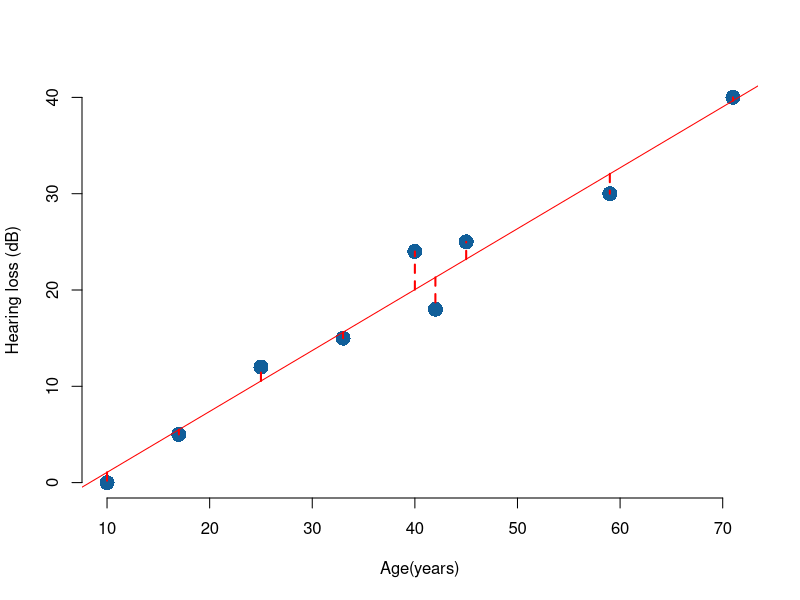
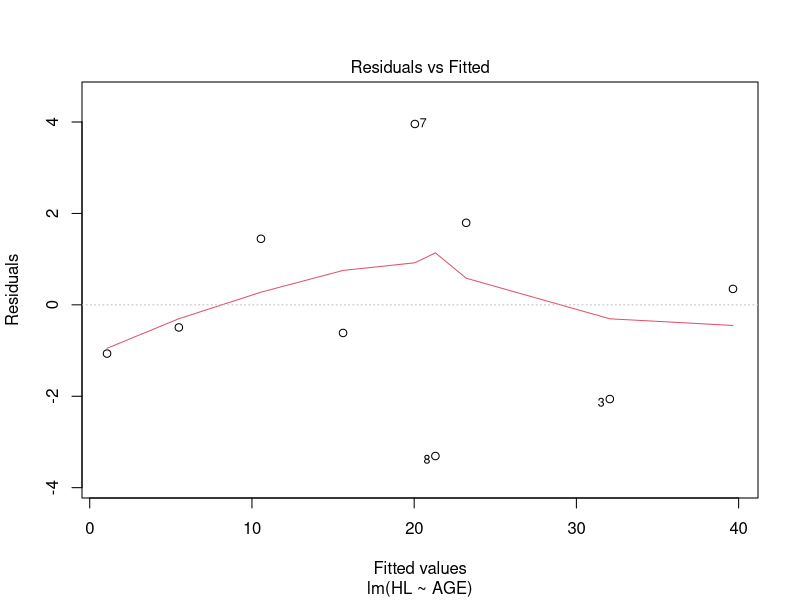
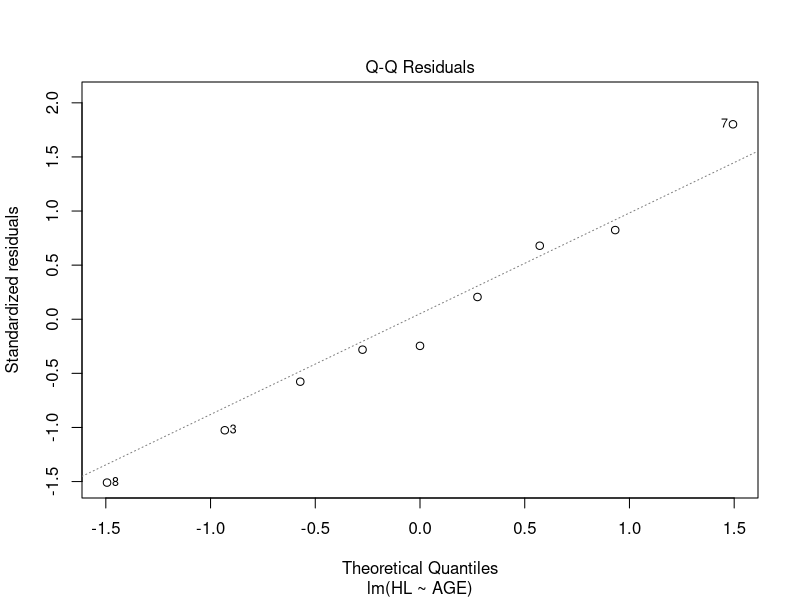
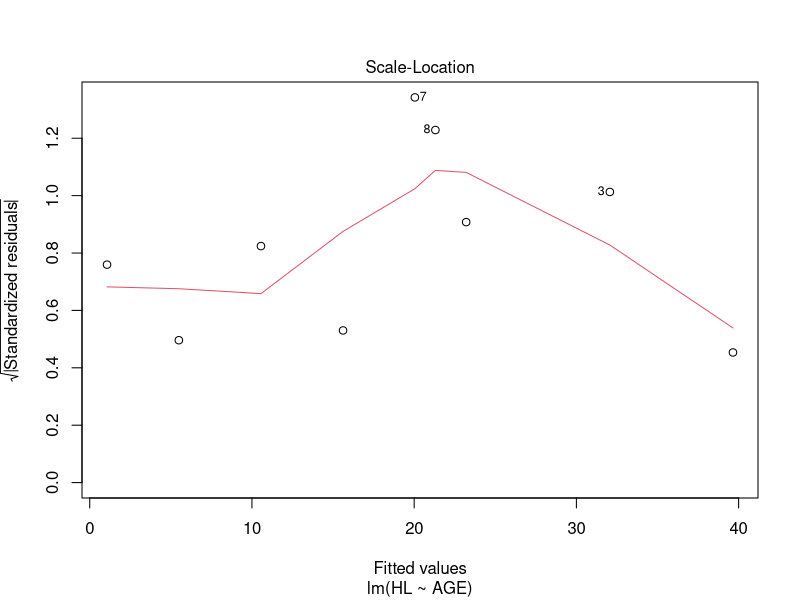
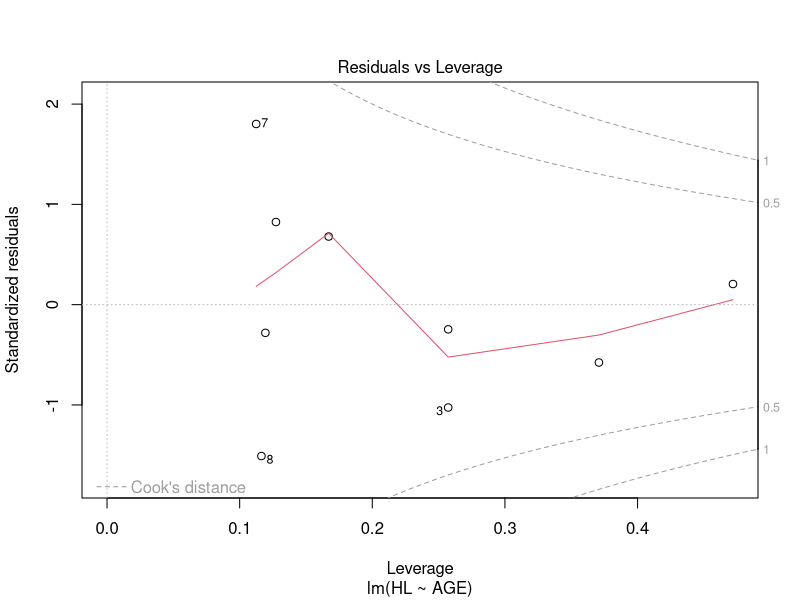

The R script that drew these images, in order:
# Linear regression Example 2

# correlated data ----
AGE <- c(10, 17, 59, 33, 45, 71, 40, 42, 25)
HL  <- c( 0,  5, 30, 15, 25, 40, 24, 18, 12) # Hearing Loss
TAI <- c(30 , 5, 15, 40,  0, 25, 24, 12, 22)  # Tea appreciation index
CDI <- c(0 , 20, 39, 30, 35, 41, 32, 34, 21) # Chocolate dependency index

# fit 2 points, true correlation ----
plot(AGE, HL,
     col = "#115f9a", # set color
     main = '',
     xlab = 'Age(years)',
     ylab = 'Hearing loss (dB)',
     pch = 16, # set a filled circle as the symbol
     frame.plot = FALSE,
     cex = 2)

regression1 <- lm(HL ~ AGE) # calculate the regression model
abline(regression1, col = 'red') # plot the regression model

# plot lines marking the residuals in the plot
for (i in 1:length(AGE)) {
  y <- regression1$coefficients[1] + regression1$coefficients[2] * AGE[i]
  lines(c(AGE[i],AGE[i]), c(y,HL[i]), col = 'red', lty = 2, lwd = 2)
}



summary(regression1)

plot(regression1)
